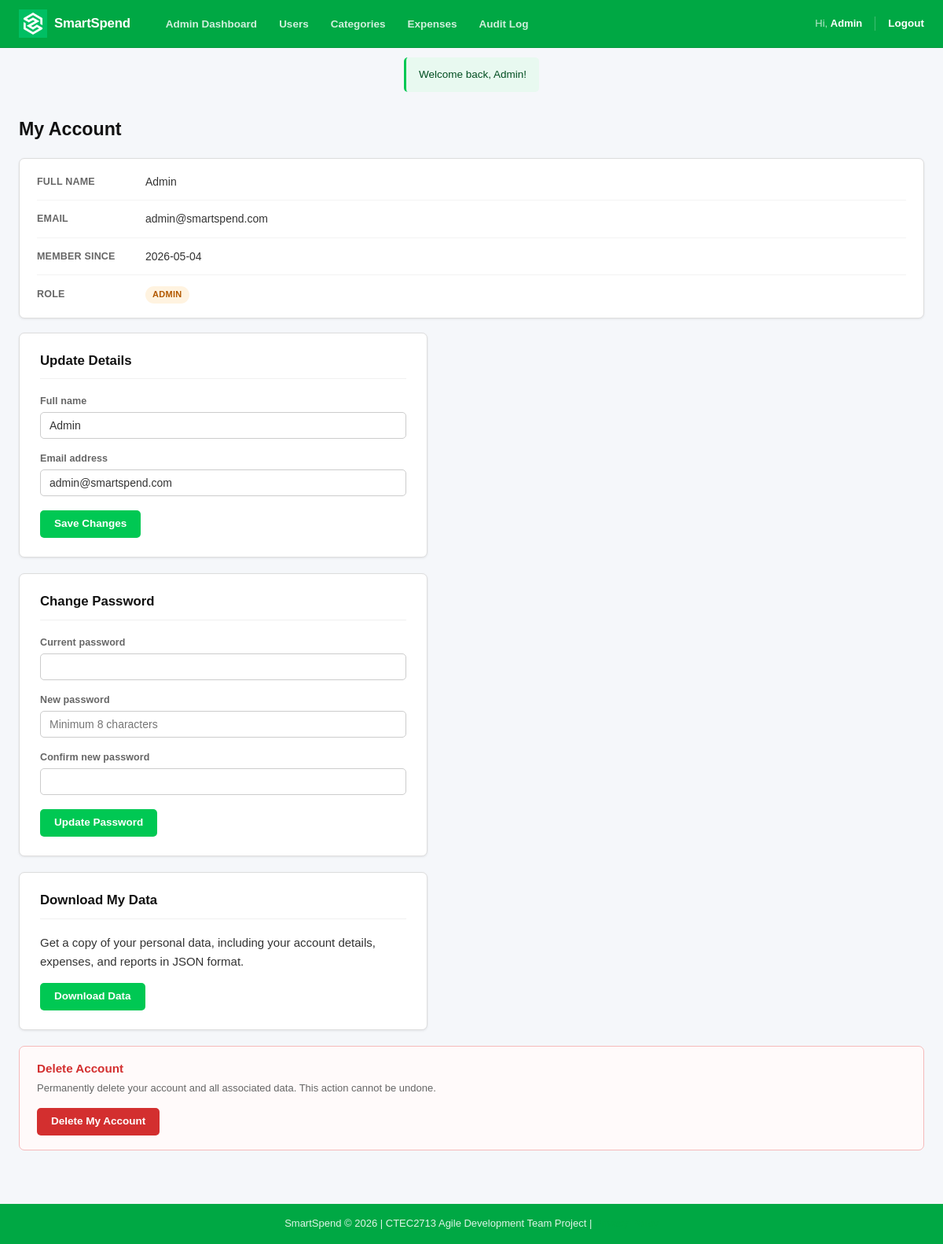
Screenshot of /account/index.php (signed in) with the database file from the repository.
### tables this page shows
CREATE TABLE IF NOT EXISTS tblUser (
    user_id       INT            AUTO_INCREMENT PRIMARY KEY,
    full_name     VARCHAR(100)   NOT NULL,
    email         VARCHAR(150)   NOT NULL UNIQUE,
    password_hash VARCHAR(255)   NOT NULL,
    created_date  DATE           NOT NULL,
    is_active     TINYINT(1)     NOT NULL DEFAULT 1,
    role          VARCHAR(10)    NOT NULL DEFAULT 'user'
     
);

### account/index.php (the view, shortened to what this page needs)
<?php
require_once __DIR__ . '/../config/db.php';
$uid = (int)$_SESSION['user_id'];
$stmt = $pdo->prepare('SELECT full_name, email, created_date, role FROM tblUser WHERE user_id = ?');
$stmt->execute([$uid]);
$user = $stmt->fetch();
require_once __DIR__ . '/../includes/header.php';
?>
<div class="page-header">
    <h1>My Account</h1>
</div>
<div class="detail-card">
    <div class="detail-row">
        <span class="detail-label">Full name</span>
        <span class="detail-value"><?= htmlspecialchars($user['full_name'], ENT_QUOTES, 'UTF-8') ?></span>
    </div>
    <div class="detail-row">
        <span class="detail-label">Email</span>
        <span class="detail-value"><?= htmlspecialchars($user['email'], ENT_QUOTES, 'UTF-8') ?></span>
    </div>
    <div class="detail-row">
        <span class="detail-label">Member since</span>
        <span class="detail-value"><?= htmlspecialchars($user['created_date'], ENT_QUOTES, 'UTF-8') ?></span>
    </div>
    <div class="detail-row">
        <span class="detail-label">Role</span>
        <span class="detail-value">
            <span class="badge <?= $user['role'] === 'admin' ? 'badge-warning' : 'badge-success' ?>">
                <?= htmlspecialchars(ucfirst($user['role']), ENT_QUOTES, 'UTF-8') ?>
            </span>
        </span>
    </div>
</div>
<div class="form-card">
    <h2>Update Details</h2>
    <form method="POST" action="/smartspend/account/update.php" novalidate>
        <div class="form-group">
            <label for="full_name">Full name</label>
            <input type="text" id="full_name" name="full_name"
                   value="<?= htmlspecialchars($user['full_name'], ENT_QUOTES, 'UTF-8') ?>" required>
        </div>
        <div class="form-group">
            <label for="email">Email address</label>
            <input type="email" id="email" name="email"
                   value="<?= htmlspecialchars($user['email'], ENT_QUOTES, 'UTF-8') ?>" required>
        </div>
        <div class="form-actions">
            <button type="submit" id="btn-update-details" class="btn-primary">Save Changes</button>
        </div>
    </form>
</div>
<div class="form-card">
    <h2>Change Password</h2>
    <form method="POST" action="/smartspend/account/password.php" novalidate>
        <div class="form-group">
            <label for="current_password">Current password</label>
            <input type="password" id="current_password" name="current_password"
                   autocomplete="current-password" required>
        </div>
        <div class="form-group">
            <label for="new_password">New password</label>
            <input type="password" id="new_password" name="new_password"
                   placeholder="Minimum 8 characters"
                   autocomplete="new-password" required>
        </div>
        <div class="form-group">
            <label for="confirm_new_password">Confirm new password</label>
            <input type="password" id="confirm_new_password" name="confirm_new_password"
                   autocomplete="new-password" required>
        </div>
        <div class="form-actions">
            <button type="submit" id="btn-change-password" class="btn-primary">Update Password</button>
        </div>
    </form>
</div>
<div class="form-card">
    <h2>Download My Data</h2>
    <p>Get a copy of your personal data, including your account details, expenses, and reports in JSON format.</p>
    <div class="form-actions" style="margin-top:15px;">
        <a href="/smartspend/account/export_data.php" class="btn-primary" style="display:inline-block;">Download Data</a>
    </div>
</div>
<div class="danger-zone">
    <h3>Delete Account</h3>
    <p>Permanently delete your account and all associated data. This action cannot be undone.</p>
    <form method="POST" action="/smartspend/account/delete.php" id="form-delete-account">
        <button type="submit" id="btn-delete-account" class="btn-danger" onclick="return confirm('Are you sure you want to permanently delete your account and all data? This cannot be undone.')">Delete My Account</button>
    </form>
</div>
<?php require_once __DIR__ . '/../includes/footer.php'; ?>

### assets/css/style.css (style rules this page uses)
:root { --green: #00C853; --green-dark: #00A844; --green-light: #E8F9F0; --white: #FFFFFF; --text-dark: #111111; --text-body: #333333; --text-muted: #666666; --border: #DDDDDD; --danger: #D32F2F; --warning-btn: #FF9800; --bg-page: #F5F7FA; --shadow-sm: 0 1px 3px rgba(0, 0, 0, 0.08); --shadow-md: 0 2px 8px rgba(0, 0, 0, 0.09); }
*, *::before, *::after { box-sizing: border-box; margin: 0; padding: 0; }
html { scroll-behavior: smooth; }
body { font-family: Arial, Helvetica, sans-serif; font-size: 15px; line-height: 1.6; color: var(--text-body); background: var(--bg-page); min-height: 100vh; display: flex; flex-direction: column; }
a { color: var(--green-dark); text-decoration: none; }
.page-header { display: flex; align-items: center; justify-content: space-between; gap: 12px; margin-bottom: 22px; flex-wrap: wrap; }
.page-header h1 { font-size: 1.45rem; color: var(--text-dark); font-weight: 700; }
h1, h2, h3 { color: var(--text-dark); font-weight: 600; line-height: 1.3; }
.btn-primary, .btn-danger, .btn-warning, .btn-secondary { display: inline-block; padding: 8px 18px; border-radius: 5px; font-size: 13.5px; font-weight: 600; text-decoration: none; border: none; cursor: pointer; line-height: 1.4; white-space: nowrap; transition: filter 0.15s; font-family: inherit; }
.btn-primary { background: var(--green); color: var(--white); }
.btn-danger { background: var(--danger); color: var(--white); }
.badge { display: inline-block; padding: 2px 9px; border-radius: 11px; font-size: 11px; font-weight: 700; text-transform: uppercase; letter-spacing: 0.3px; }
.badge-warning { background: #FFF3E0; color: #b25900; }
.form-card { background: var(--white); border: 1px solid var(--border); border-radius: 7px; padding: 24px 26px; max-width: 520px; box-shadow: var(--shadow-sm); margin-bottom: 20px; }
.form-card h2 { font-size: 1.05rem; margin-bottom: 18px; color: var(--text-dark); font-weight: 700; padding-bottom: 12px; border-bottom: 1px solid #F0F0F0; }
.form-group { margin-bottom: 15px; }
.form-group label { display: block; font-size: 12.5px; color: var(--text-muted); margin-bottom: 4px; font-weight: 600; letter-spacing: 0.1px; }
.form-group input, .form-group select, .form-group textarea { width: 100%; padding: 8px 11px; border: 1px solid #CCCCCC; border-radius: 5px; font-size: 14px; color: var(--text-body); background: var(--white); font-family: inherit; transition: border-color 0.15s, box-shadow 0.15s; }
.form-actions { display: flex; gap: 10px; align-items: center; margin-top: 18px; flex-wrap: wrap; }
.detail-card { background: var(--white); border: 1px solid var(--border); border-radius: 7px; padding: 6px 22px; margin-bottom: 18px; box-shadow: var(--shadow-sm); }
.detail-row { display: flex; gap: 8px; padding: 12px 0; border-bottom: 1px solid #F3F3F3; font-size: 14px; align-items: center; }
.detail-row:last-child { border-bottom: none; }
.detail-label { color: var(--text-muted); font-weight: 600; min-width: 130px; font-size: 12.5px; text-transform: uppercase; letter-spacing: 0.2px; }
.detail-value { color: var(--text-body); }
.danger-zone { border: 1px solid #F5BABA; border-radius: 7px; padding: 18px 22px; background: #FFFAFA; margin-bottom: 20px; }
.danger-zone h3 { color: var(--danger); font-size: 0.95rem; margin-bottom: 6px; }
.danger-zone p { font-size: 13px; color: var(--text-muted); margin-bottom: 14px; }
body { min-width: 360px; }

### rows the page displays
tbluser: full_name "Admin", email "admin@smartspend.com", created_date "2026-05-04", role "ADMIN"

### other values shown
explode(' ', $_SESSION['full_name'])[0] "Admin"
$msg "Welcome back, Admin!"
